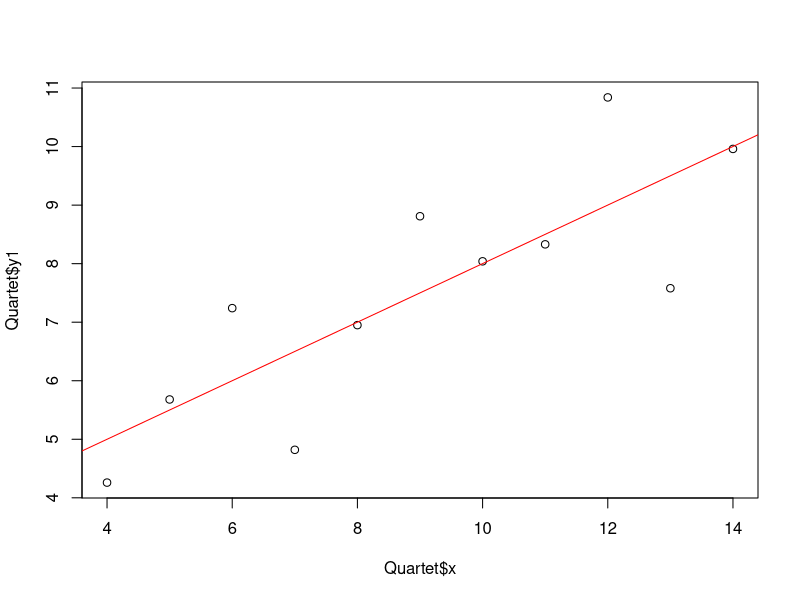
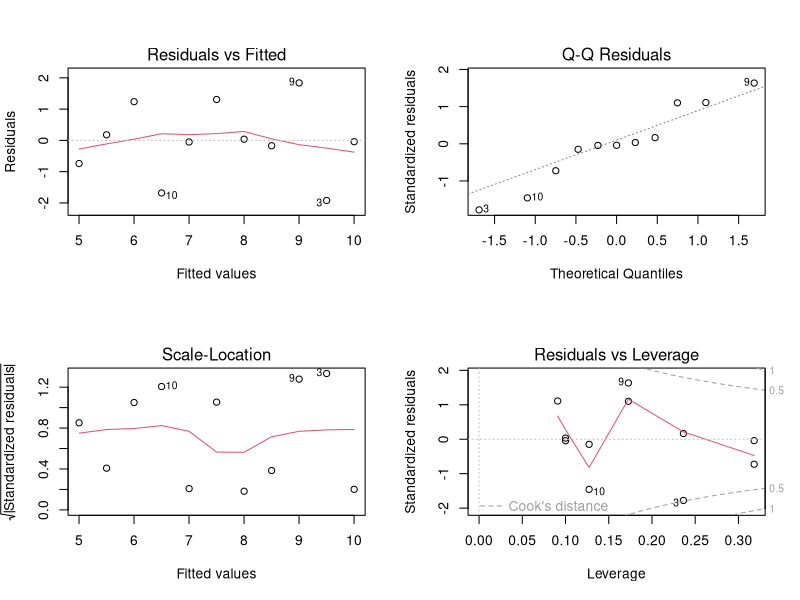
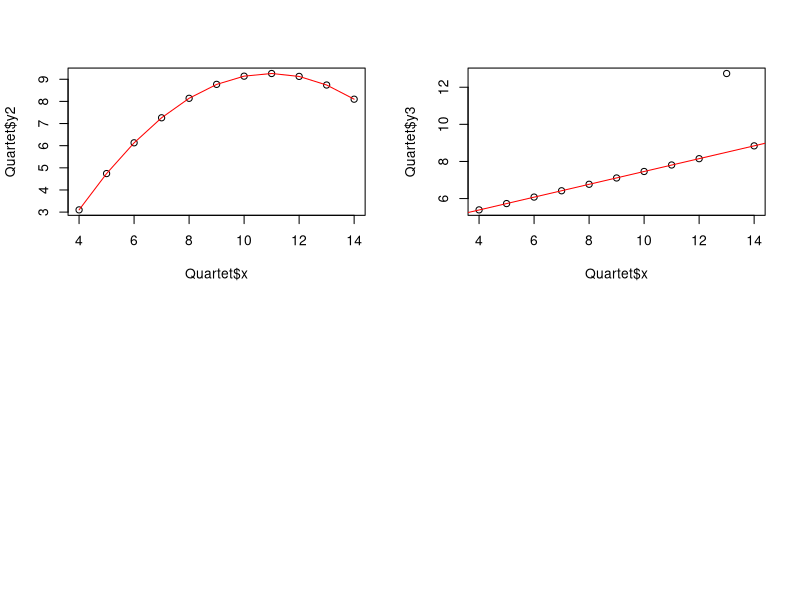

The R script that drew these images, in order:
## ---- chunk 1
install.packages("car")
library(car)
plot(Quartet$x, Quartet$y1)
lmFit <- lm(y1~x, Quartet)
abline(lmFit, col="red")
## ---- chunk 2
summary(lmFit)
coefficients(lmFit) # Extract model coefficients
confint(lmFit, level=0.95) # Computes confidence intervals for model parameters.
fitted(lmFit) # Extract model fitted values
residuals(lmFit) # Extract model residuals
anova(lmFit) # Compute analysis of variance tables for fitted model object
vcov(lmFit) # Calculate variance-covariance matrix for a fitted model object
influence(lmFit) # Diagnose quality of regression fits
## ---- chunk 3
par(mfrow=c(2,2))
plot(lmFit)
## ---- chunk 4
plot(Quartet$x, Quartet$y2)
lmFit <- lm(Quartet$y2~poly(Quartet$x,2))
lines(sort(Quartet$x), lmFit$fit[order(Quartet$x)], col = "red")
## ---- chunk 5
plot(Quartet$x, Quartet$y3)
library(MASS)
lmFit <- rlm(Quartet$y3~Quartet$x)
abline(lmFit, col="red")
